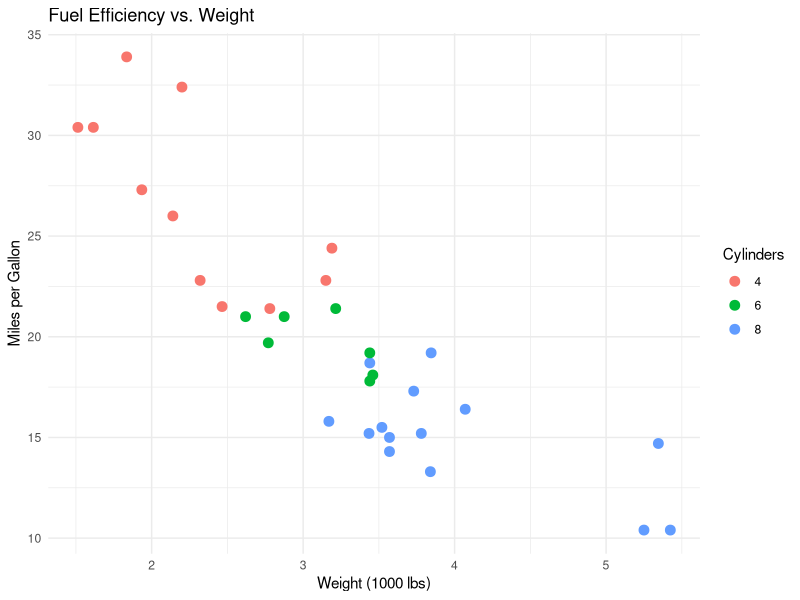

Recreate this plot in R.
## ---- chunk 1
#| label: fig-mtcars-demo
#| fig-cap: "A quick ggplot2 scatterplot, rendered in Positron's Plots pane"
#| code-fold: true
#| warning: false
library(ggplot2)
ggplot(mtcars, aes(x = wt, y = mpg, color = factor(cyl))) +
  geom_point(size = 3) +
  labs(
    title = "Fuel Efficiency vs. Weight",
    x = "Weight (1000 lbs)",
    y = "Miles per Gallon",
    color = "Cylinders"
  ) +
  theme_minimal()
